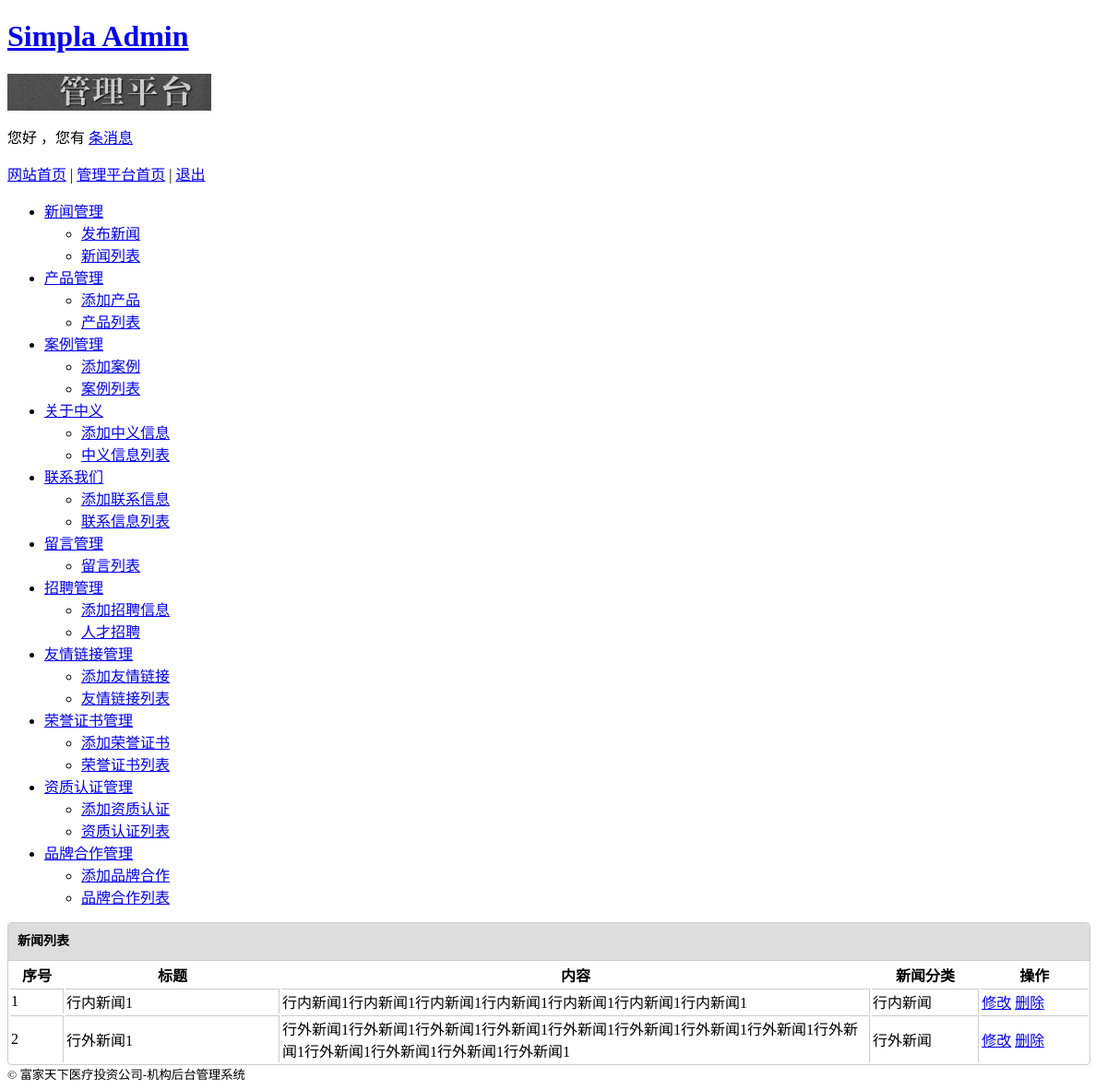
Page /index.php/admin/news on the committed database.
### tables this page shows
CREATE TABLE `news` (
  `n_id` tinyint(10) unsigned NOT NULL AUTO_INCREMENT,
  `n_title` varchar(20) NOT NULL,
  `n_content` varchar(255) NOT NULL,
  `n_type` varchar(10) NOT NULL,
  `n_addtime` datetime NOT NULL,
  PRIMARY KEY (`n_id`)
);

### application/controllers/admin/news.php (called while the page is built, shortened)
<?php if ( ! defined('BASEPATH')) exit('No direct script access allowed');
class News extends CI_Controller{
	public function index(){
		$data['arr'] = $this->admin_model->getnews();
		$this->load->view('admin/news_view',$data);
	}
}

### index.php (called while the page is built, shortened)
<?php
require_once BASEPATH.'core/CodeIgniter'.EXT;

### application/models/admin_model.php (called while the page is built, shortened)
<?php if ( ! defined('BASEPATH')) exit('No direct script access allowed');
class Admin_model extends CI_Model {
	public function getnews(){
		$query = $this->db->get('news');
		return $query->result();
	}
}

### application/views/admin/news_view.php (the view, shortened to what this page needs)
<?php echo $this->load->view("admin/header") ?>
<div id="content">
	<div class="nl">
		<div class="nl_title"><strong>新闻列表</strong></div>
		<table>
			<thead>
				<tr>
					<th width="5%">序号</th>
					<th width="20%">标题</th>
					<th width="55%">内容</th>
					<th width="10%">新闻分类</th>
					<th width="10%" style="border-right:none;">操作</th>
				</tr>
			</thead>
			<tbody>
			<?php if($arr){?>
				<?php foreach ($arr as $key=>$value){?>
				<tr>
					<td><?php echo ($key+1)?></td>
					<td><?php echo $value->n_title?></td>
					<td><?php echo $value->n_content?></td>
					<td><?php echo $value->n_type?></td>
					<td style="border-right:none;">
						<a href="news/news_edit/<?php echo $value->n_id?>">修改</a>
						<a href="news/news_delete/<?php echo $value->n_id?>">删除</a>
					</td>
				</tr>
				<?php }?>
			<?php }else{?>
				<tr>
					<td colspan="4" style="font-size:20px;"><strong>暂无资讯</strong></td>
				</tr>
			<?php }?>
			</tbody>
		</table>
	</div>
</div>
<?php echo $this->load->view("admin/footer") ?>

### application/views/admin/news_view.php (style rules this page uses)
table { border-top:1px solid #ccc; }
#main-content tbody { border-bottom:none; }
table td { border:1px solid #ccc; border-bottom:none; border-left:none; }
.nl { width:99%; float:left; border:1px solid #ccc;border-radius:4px; }
.nl_title { float:left; width:100%; height:40px; line-height:40px; font-size:14px; text-indent:10px; background:#ddd; }

### rows in the picture
news: n_title "行内新闻1", n_content "行内新闻1行内新闻1行内新闻1行内新闻1行内新闻1行内新闻1行内新闻1", n_type "行内新闻"
news: n_title "行外新闻1", n_content "行外新闻1行外新闻1行外新闻1行外新闻1行外新闻1行外新闻1行外新闻1行外新闻1行外新闻1行外新闻1行外新闻1行外新闻1行外新闻1", n_type "行外新闻"
